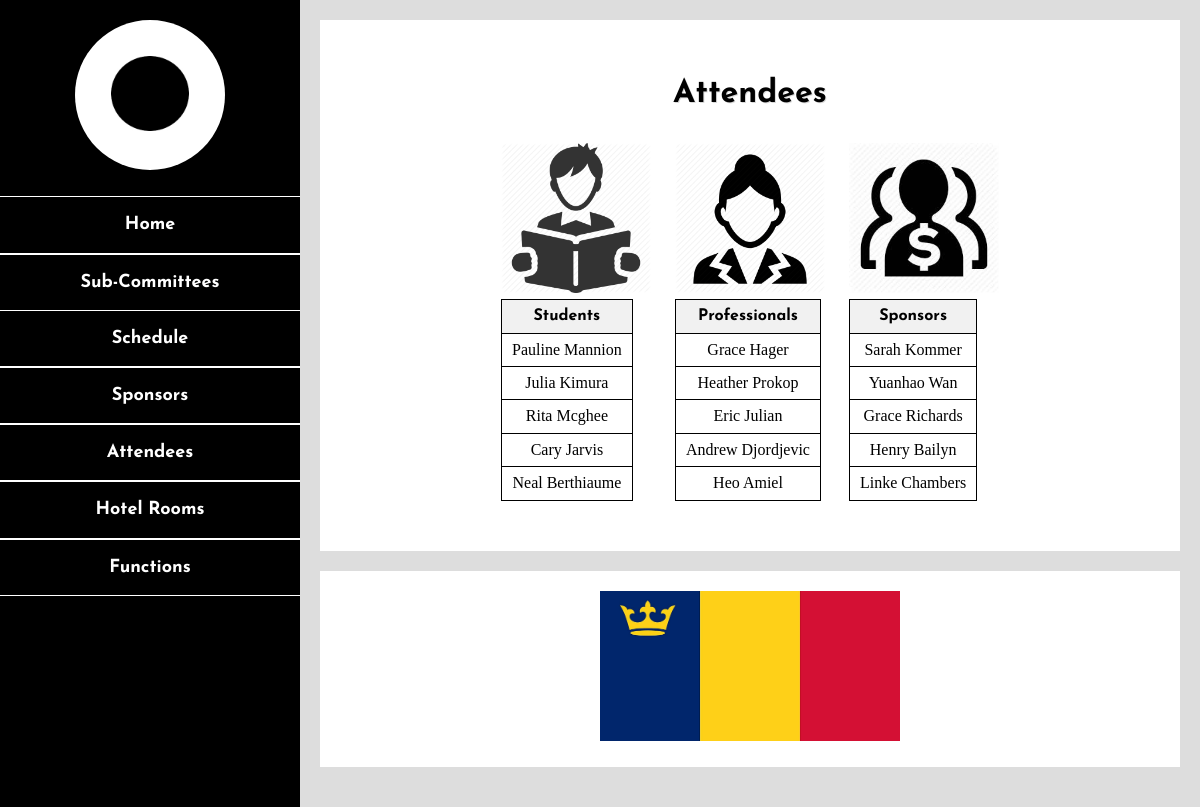
The page /attendees.php on the database its author committed.
### tables this page shows
CREATE TABLE attendees(
    id VARCHAR(10) NOT null PRIMARY KEY,
    first_name VARCHAR(50) NOT null,
    last_name VARCHAR(50) NOT null,
    phone_number VARCHAR(30),
    email VARCHAR(30) NOT null
);

### src/attendees.php (the view, shortened to what this page needs)
<!DOCTYPE html>
<html lang="en">
<head>
	<link rel="stylesheet" href="css/style.css">
	<link rel="stylesheet" href="css/responsive.css">
</head>
<body>
	<header>
		<a href="index.php">
			<img src="./img/placeholder_personal_portrait.jpg" alt="Portrait of River Lawrence"/>
		</a>
        <?php
        include 'include\navigationmenu.php';
        ?>
	</header>
	<div id="main-content">
		<h1 id="page-title">Attendees</h1>
        <div class="attendee_tb">
            <img src="./img/stu_ico.png" alt="Student Icon"/>
            <table>
                <th>Students</th>
                <?php
                $sql = "select first_name,last_name from attendees where id in (select attendee_id from students)";
                $stmt = $pdo->query($sql);
                while ($item = $stmt->fetch()) {
                    echo "<tr><td>".$item['first_name']." ".$item['last_name']."</td></tr>";
                }
                ?>
            </table>
        </div>
        <div class="attendee_tb">
            <img src="./img/pro_ico.png" alt="Professional Icon"/>
            <table>
                <th>Professionals</th>
                <?php
                $sql = "select first_name,last_name from attendees where id in (select attendee_id from professionals)";
                $stmt = $pdo->query($sql);
                while ($item = $stmt->fetch()) {
                    echo "<tr><td>".$item['first_name']." ".$item['last_name']."</td></tr>";
                }
                ?>
            </table>
        </div>
        <div class="attendee_tb">
            <img src="./img/spo_ico.jpg" alt="Student Icon"/>
            <table>
                <th>Sponsors</th>
                <?php
                $sql = "select first_name,last_name from attendees where id in (select attendee_id from sponsors)";
                $stmt = $pdo->query($sql);
                while ($item = $stmt->fetch()) {
                    echo "<tr><td>".$item['first_name']." ".$item['last_name']."</td></tr>";
                }
                ?>
            </table>
        </div>
	</div>
	<footer>
		<img src="./img/qflag.jpg" alt="Ontario provincial flag"/>
	</footer>
</body>
</html>

### src/include/navigationmenu.php (shortened to what this page needs)
<nav>
    <ul>
        <li><a href="index.php">Home</a></li>
        <li class="dropdown">
            <a href="subcommittees.php">Sub-Committees</a>
        </li>
        <li><a href="schedule.php">Schedule</a></li>
        <li><a href="sponsors.php">Sponsors</a></li>
        <li><a href="attendees.php">Attendees</a></li>
        <li><a href="hotelrooms.php">Hotel Rooms</a></li>
        <li><a href="functions.php">Functions</a></li>
    </ul>
</nav>

### src/css/style.css (style rules this page uses)
body { margin: 0; padding: 0; font-family: "PT Serif", serif; font-size: 1.0rem; line-height: 1.4; background-color: #ddd; text-align:center; }
h1, h2, h3, h4, h5, h6, header nav ul li, th, #voting-history .voted, .statement { font-family: "Josefin Sans", sans-serif; font-weight: bold; }
h1, h2, h3, h4, h5, h6 { text-shadow: 1px 1px rgba(0, 0, 0, 0.15); margin: 1.0em 0 0.5em 0; }
h1 { font-size: 2.0rem; }
a { color: #00008b; }
ul, ol { padding-left: 32px; margin: 0.5rem 0 1.0rem 0; }
img { max-width: 100%; max-height: 150px; }
table { border-collapse: collapse; }
th, td { padding: 5px 10px; border: 1px solid black; min-width: 40px; }
th { background-color: #f1f1f1; }
header { color: #fff; background-color: #000; text-align: center; }
header img { border-radius: 50%; padding: 20px 0; }
header nav ul { list-style-type: none; margin: 0; padding: 0; }
header nav ul li a { display: block; margin: 0; padding: 15px 20px; color: #fff; border-top: 1px solid #fff; font-size: 1.125rem; text-decoration: none; transition: color 0.5s; transition: background-color 0.5s; }
#main-content { background-color: #fff; margin: 20px; padding: 20px 20px 40px 20px; }
#page-title { text-align: center; }
footer { color: #fff; background-color: #000; padding: 20px; text-align: center; }
.attendee_tb { display: inline-block; margin: 10px; }

### src/css/responsive.css (style rules this page uses)
@media screen and (min-width: 640px) { body { background: #000; } }
@media screen and (min-width: 640px) { header { width: 40%; float: left; } }
@media screen and (min-width: 640px) { header nav ul li a:last-child { border-bottom: 1px solid #fff; } }
@media screen and (min-width: 640px) { #main-content { margin: 0 0 0 40%; border: 20px solid #ddd; } }
@media screen and (min-width: 640px) { footer { margin-left: 40%; background-color: #fff; border: 20px solid #ddd; border-top: 0px solid transparent; border-bottom-width: 40px; } }
@media screen and (min-width: 768px) { header { width: 33%; } }
@media screen and (min-width: 768px) { #main-content, footer { margin-left: 33%; } }
@media screen and (min-width: 1200px) { header { width: 25%; } }
@media screen and (min-width: 1200px) { #main-content, footer { margin-left: 25%; } }

### rows shown on the page
attendees: first_name "Pauline", last_name "Mannion"
attendees: first_name "Julia", last_name "Kimura"
attendees: first_name "Rita", last_name "Mcghee"
attendees: first_name "Cary", last_name "Jarvis"
attendees: first_name "Neal", last_name "Berthiaume"
attendees: first_name "Grace", last_name "Hager"
attendees: first_name "Heather", last_name "Prokop"
attendees: first_name "Eric", last_name "Julian"
attendees: first_name "Andrew", last_name "Djordjevic"
attendees: first_name "Heo", last_name "Amiel"
attendees: first_name "Sarah", last_name "Kommer"
attendees: first_name "Yuanhao", last_name "Wan"
attendees: first_name "Grace", last_name "Richards"
attendees: first_name "Henry", last_name "Bailyn"
attendees: first_name "Linke", last_name "Chambers"
